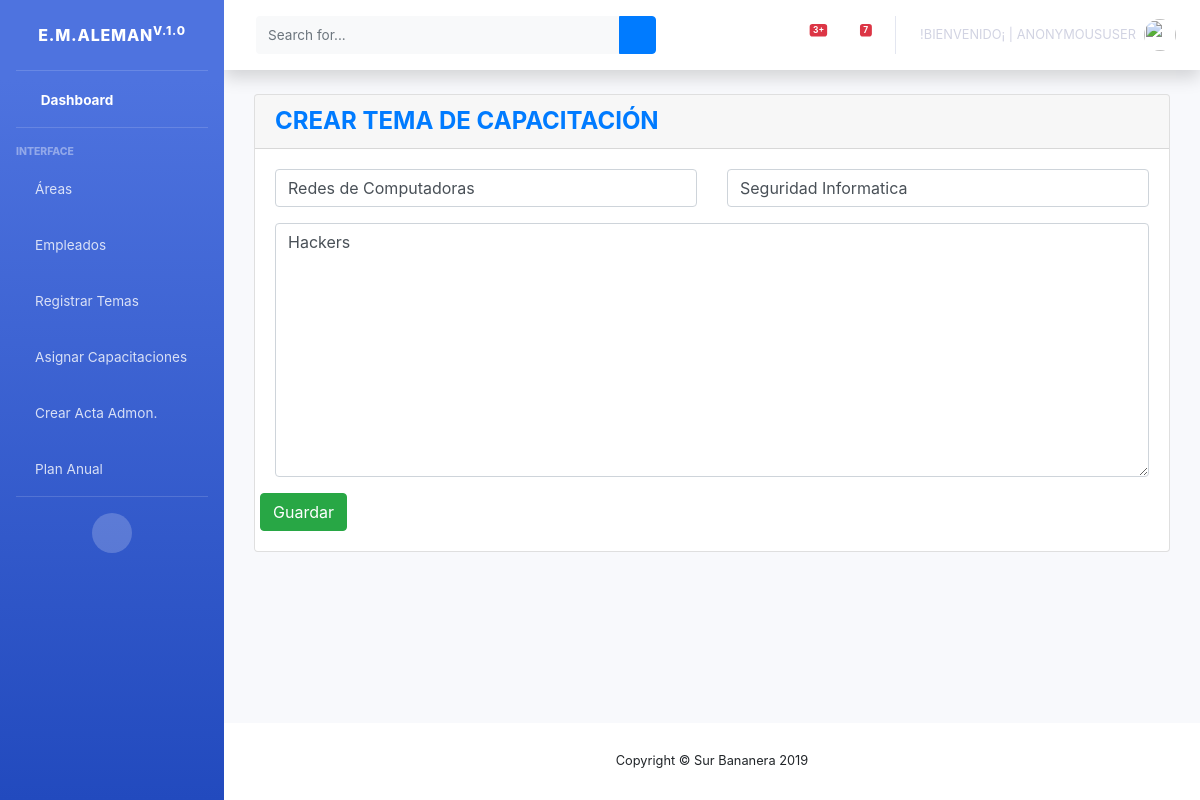
Screenshot of /bananera/editarCapacitaciones/1 with the database file from the repository.
### surBananas/models.py (models this page shows, shortened)
class programasCapacitacion(models.Model):
    temaCapacitacion = models.TextField(max_length=50, blank=True, null=True)
    descripcionCapacitacion = models.TextField(max_length=100, blank=True, null=True)
    tipoCapacitacion = models.TextField(max_length=50, blank=True, null=True)
    status = models.BooleanField('Estado', default=True)
    created_at = models.DateTimeField(auto_now_add=True)

### surBananas/views.py (the view)
# urls.py: path('editarCapacitaciones/<int:pk>', views.ActualizarCapacitaciones.as_view(), name = 'editarCapacitaciones'),
class ActualizarCapacitaciones(UpdateView):
    model = programasCapacitacion
    template_name = 'crearCapacitacion.html'
    form_class = ProgramasCapacitacion
    success_url = reverse_lazy('listaCapacitaciones')

### surBananas/formProgramas.py
class ProgramasCapacitacion(forms.ModelForm):
    class Meta:
        model = programasCapacitacion
        fields = ['temaCapacitacion', 'descripcionCapacitacion', 'tipoCapacitacion']
        labels = {'class': 'bmd-label-floating',
                  'temaCapactacion': '',
                  'descripcionCapacitacion': '',
                  'tipoCapacitacion': ''}
        widgets = {
            'temaCapacitacion': forms.TextInput(
                attrs={
                    'class': 'form-control',
                    'placeholder': 'Nombre del Tema',
                }
            ),
            'descripcionCapacitacion': forms.Textarea(
                attrs={
                    'class': 'form-control',
                    'placeholder': 'Descripción del Tema',
                }
            ),
            'tipoCapacitacion': forms.TextInput(
                attrs={
                    'class': 'form-control',
                    'placeholder': 'Tipo de Tema',
                }
            ),
        }

### surBananas/templates/crearCapacitacion.html (shortened to what this page needs)
{% extends 'indexAdmin.html' %}
{% block contenido %}
    <div class="content">
        <div class="container-fluid">
            <div class="row">
                <div class="col-md-12">
                    <div class="card">
                        <div class="card-header card-header-warning">
                            <h4 class="card-title m-0 font-weight-bold text-primary">CREAR TEMA DE CAPACITACIÓN</h4>
                        </div>
                        <div class="card-body">
                            <form method="post" enctype="multipart/form-data">
                                <div class="row">
                                    {% if error %}
                                        <h1>{{ error }}</h1>
                                    {% else %}
                                        <div class="col-md-6">
                                            <div class="form-group">
                                                {{ form.temaCapacitacion }}
                                            </div>
                                        </div>
                                         <div class="col-md-6">
                                            <div class="form-group">
                                                {{ form.tipoCapacitacion }}
                                            </div>
                                        </div>
                                        <div class="col-md-12">
                                            <div class="form-group">
                                                {{ form.descripcionCapacitacion }}
                                            </div>
                                        </div>
                                        <button type="submit" class="btn btn-success pull-right">Guardar</button>
                                    {% endif %}
                                </div>
                            </form>
                        </div>
                    </div>
                </div>
            </div>
        </div>
    </div>
{%endblock contenido %}

### rows the page displays
programasCapacitacion: temaCapacitacion "Redes de Computadoras", tipoCapacitacion "Seguridad Informatica", descripcionCapacitacion "Hackers"

### other values shown
{{ user }} "ANONYMOUSUSER"
